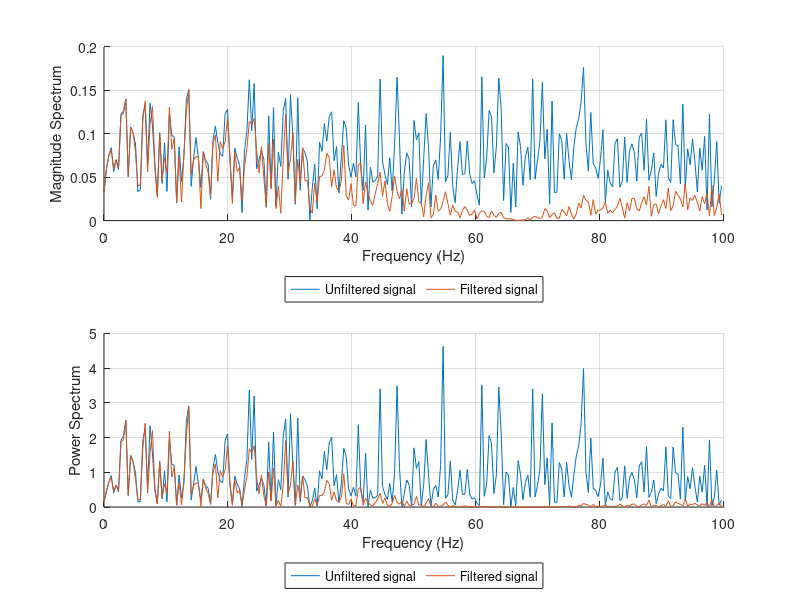

This figure's MATLAB source:
close all; clear variables; clc;
N = 512;
fs = 200;
x = randn(1,N); % Generate random Gaussian noise
h = [1/3 1/3 1/3];
y = conv(x,h,'full');
t = (0:N-1);
hold on
f = (0:N-1)*fs/N;
X = fft(x);
X_mag = 2*abs(X(1:N/2))/N;
Y = fft(y);
Y_mag = 2*abs(Y(1:N/2))/N;
subplot(2,1,1)
hold on;
plot(f(1:N/2),X_mag,'DisplayName','Unfiltered signal');
plot(f(1:N/2),Y_mag,'DisplayName','Filtered signal');
legend('Orientation','horizontal','Box','on','Location','southoutside')
ylabel('Magnitude Spectrum')
xlabel('Frequency (Hz)');
grid()
subplot(2,1,2)
Psx = abs(X.^2)/length(x);
Psy = abs(Y.^2)/length(y);
hold on;
plot(f(1:N/2),Psx(1:N/2),'DisplayName','Unfiltered signal');
plot(f(1:N/2),Psy(1:N/2),'DisplayName','Filtered signal');
legend('Orientation','horizontal','Box','on','Location','southoutside')
ylabel('Power Spectrum')
xlabel('Frequency (Hz)');
grid()